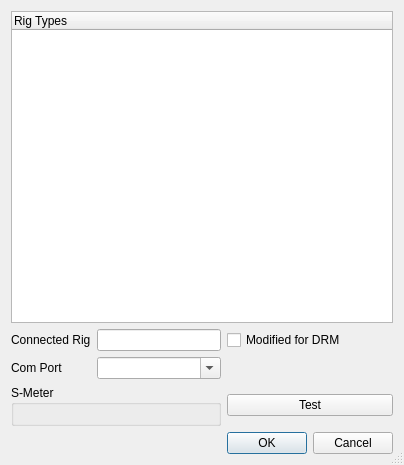
<?xml version="1.0" encoding="UTF-8"?>
<ui version="4.0">
 <class>RigDlg</class>
 <widget class="QDialog" name="RigDlg">
  <property name="windowModality">
   <enum>Qt::ApplicationModal</enum>
  </property>
  <property name="geometry">
   <rect>
    <x>0</x>
    <y>0</y>
    <width>404</width>
    <height>465</height>
   </rect>
  </property>
  <property name="windowTitle">
   <string>Rig Settings</string>
  </property>
  <property name="windowIcon">
   <iconset resource="res/icons.qrc">
    <normaloff>:/icons/MainIcon.svg</normaloff>:/icons/MainIcon.svg</iconset>
  </property>
  <property name="sizeGripEnabled">
   <bool>true</bool>
  </property>
  <layout class="QGridLayout" name="gridLayout">
   <item row="0" column="0" colspan="3">
    <widget class="QTreeWidget" name="rigTypes">
     <property name="sizePolicy">
      <sizepolicy hsizetype="Expanding" vsizetype="MinimumExpanding">
       <horstretch>0</horstretch>
       <verstretch>0</verstretch>
      </sizepolicy>
     </property>
     <column>
      <property name="text">
       <string notr="true">Rig Types</string>
      </property>
     </column>
    </widget>
   </item>
   <item row="1" column="0">
    <widget class="QLabel" name="label_2">
     <property name="text">
      <string>Connected Rig</string>
     </property>
    </widget>
   </item>
   <item row="1" column="1">
    <widget class="QLineEdit" name="selectedRigType">
     <property name="readOnly">
      <bool>true</bool>
     </property>
    </widget>
   </item>
   <item row="1" column="2">
    <widget class="QCheckBox" name="modified">
     <property name="text">
      <string>Modified for DRM</string>
     </property>
    </widget>
   </item>
   <item row="2" column="0">
    <widget class="QLabel" name="labelPort">
     <property name="text">
      <string>Com Port</string>
     </property>
    </widget>
   </item>
   <item row="2" column="1">
    <widget class="QComboBox" name="comboBoxPort">
     <property name="editable">
      <bool>true</bool>
     </property>
    </widget>
   </item>
   <item row="3" column="0" colspan="2">
    <widget class="QGroupBox" name="groupBox_8">
     <property name="title">
      <string>S-Meter</string>
     </property>
     <layout class="QHBoxLayout" name="horizontalLayout_3">
      <item>
       <widget class="QwtThermo" name="sMeter">
       </widget>
      </item>
     </layout>
    </widget>
   </item>
   <item row="3" column="2">
    <widget class="QPushButton" name="testRig">
     <property name="text">
      <string>Test</string>
     </property>
    </widget>
   </item>
   <item row="4" column="2">
    <widget class="QDialogButtonBox" name="buttonBox">
     <property name="orientation">
      <enum>Qt::Horizontal</enum>
     </property>
     <property name="standardButtons">
      <set>QDialogButtonBox::Cancel|QDialogButtonBox::Ok</set>
     </property>
     <property name="centerButtons">
      <bool>false</bool>
     </property>
    </widget>
   </item>
  </layout>
 </widget>
 <customwidgets>
  <customwidget>
   <class>QwtThermo</class>
   <extends>QWidget</extends>
   <header>qwt_thermo.h</header>
  </customwidget>
 </customwidgets>
 <resources>
  <include location="res/icons.qrc"/>
 </resources>
 <connections/>
</ui>
